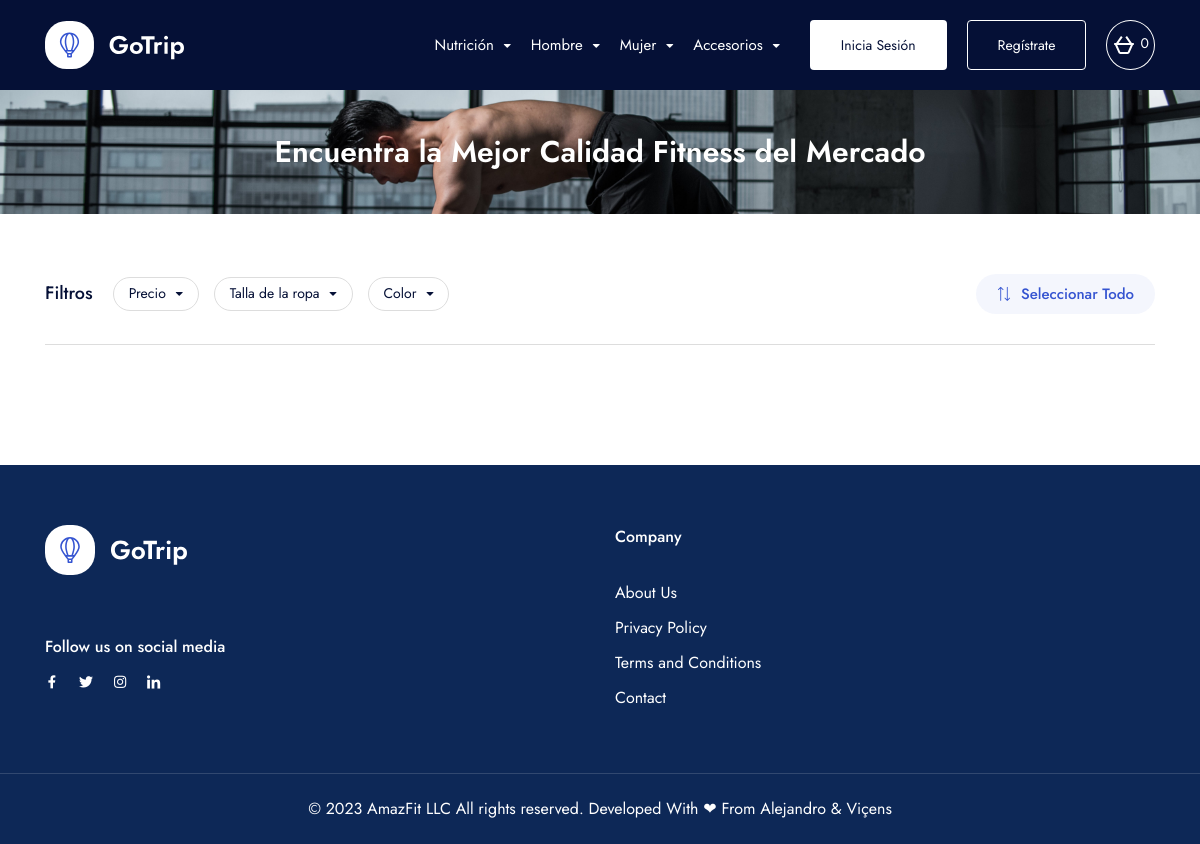
The app's page /BD204305407Z/categorias.php?nomCat=proteina, older data.
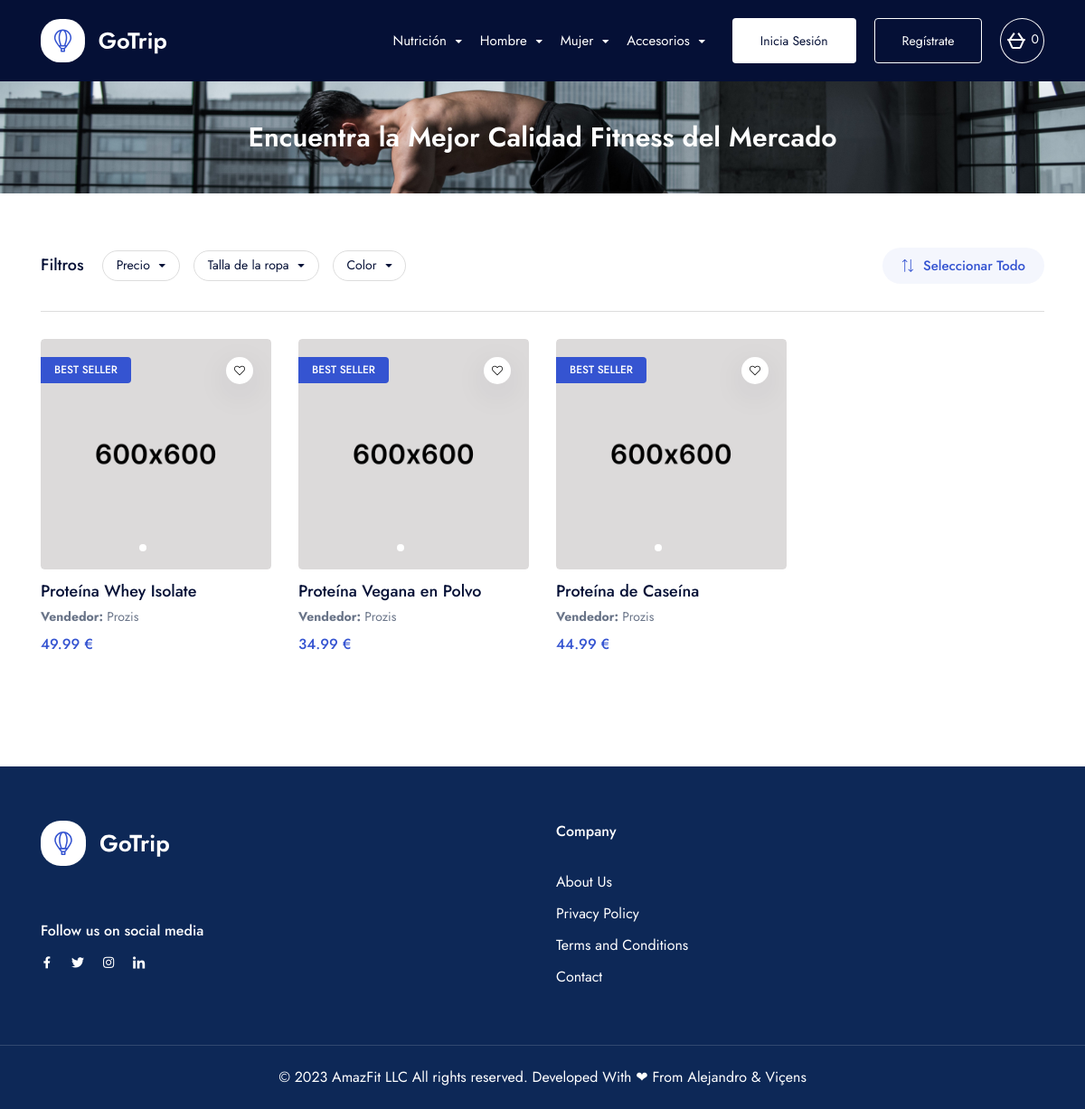
The same page, newer data.
### tables this page shows
CREATE TABLE Producto (
    idProducto INT (11) PRIMARY KEY AUTO_INCREMENT,
    nombre VARCHAR(100) NOT NULL,
    descripcion VARCHAR(255) NOT NULL,
    precio DECIMAL(10, 2) NOT NULL,
    descuento INT(3),
    stock INT NOT NULL,
    activo BOOLEAN NOT NULL,
    nombreCat VARCHAR(100) NOT NULL,
    FOREIGN KEY (nombreCat) REFERENCES Categoria(nombreCat)
);

CREATE TABLE UsuVen (
    emailVen VARCHAR(100) PRIMARY KEY,
    password VARCHAR(50) NOT NULL,
    nombre VARCHAR(50) NOT NULL,
    apellido VARCHAR(50) NULL,
    telefono INT(12) NOT NULL,
    cif VARCHAR(9) NOT NULL,
    direccion VARCHAR(255) NOT NULL
);

### conexion.php (called while the page is built, shortened)
<?php
function consultar($server, $user, $password, $query)
{
    $conexion = mysqli_connect($server, $user, $password) or die;
    $result = mysqli_query($conexion, $query) or die;
    return $result;
}

### BD204305407Z/categorias.php (the view, shortened to what this page needs)
<?php
if (isset($_GET['nomCat'])) {
  $nomCat = $_GET['nomCat'];
}
include('../conexion.php');
$num_cart = 0;
?>
<!DOCTYPE html>
<html lang="en" data-x="html" data-x-toggle="html-overflow-hidden">
<head>
  <link rel="stylesheet" href="../css/vendors.css">
  <link rel="stylesheet" href="../css/main.css">
</head>
<body>
  <main>
    <header data-add-bg="" class="header bg-dark-1 js-header" data-x="header" data-x-toggle="is-menu-opened">
      <div data-anim="fade" class="header__container container">
        <div class="row justify-between items-center">
          <div class="col-auto">
            <div class="d-flex items-center">
              <a href="../index.php" class="header-logo mr-20" data-x="header-logo" data-x-toggle="is-logo-dark">
                <img src="../img/general/logo-light.svg" alt="logo icon">
              </a>
            </div>
          </div>
          <div class="col-auto">
            <div class="d-flex items-center">
              <div class="header-menu " data-x="mobile-menu" data-x-toggle="is-menu-active">
                <div class="header-menu__content">
                  <div class="menu js-navList">
                    <ul class="menu__nav text-white -is-active">
                      <li class="menu-item-has-children">
                        <a data-barba href="">
                          <span class="mr-10">Nutrición</span>
                          <i class="icon icon-chevron-sm-down"></i>
                        </a>
                      </li>
                      <li class="menu-item-has-children">
                        <a data-barba href="">
                          <span class="mr-10">Hombre</span>
                          <i class="icon icon-chevron-sm-down"></i>
                        </a>
                      </li>
                      <li class="menu-item-has-children">
                        <a data-barba href="">
                          <span class="mr-10">Mujer</span>
                          <i class="icon icon-chevron-sm-down"></i>
                        </a>
                      </li>
                      <li class="menu-item-has-children">
                        <a data-barba href="">
                          <span class="mr-10">Accesorios</span>
                          <i class="icon icon-chevron-sm-down"></i>
                        </a>
                      </li>
                    </ul>
                  </div>
                </div>
              </div>
              <?php
              if (isset($_SESSION['user']) && !empty($_SESSION['user'])) {
                echo '<div class="ml-20"><a style="color: white;" href="client_dash.php" class="d-flex items-center icon-user text-inherit text-22"></a></div>';
              } else {
              ?>
                <div class="d-flex items-center ml-20 is-menu-opened-hide md:d-none">
                  <a href="login.php" class="button px-30 fw-400 text-14 -blue-1 bg-white h-50 text-dark-1">Inicia Sesión</a>
                  <a href="signup.php" class="button px-30 fw-400 text-14 border-white -blue-1 h-50 text-white ml-20">Regístrate</a>
                </div>
              <?php
              }
              ?>
              <a href="checkout.php" class="button px-5 fw-400 rounded-full text-14 border-white -blue-1 h-50 text-white ml-20" aria-label="Cesta">
                <span class="responsiveFlyoutBasket_icon_container">
                  <span class="responsiveFlyoutBasket_itemsCount badge" data-js-element="itemsCount" id="count_carrito">
                    <?= $num_cart ?>
                  </span>
                </span>
              </a>
            </div>
          </div>
        </div>
      </div>
    </header>
    <section class="section-bg pt-40 pb-40 relative z-5">
      <div class="section-bg__item col-12">
        <img src="../img/backgrounds/fitness.jpg" alt="image" class="w-full h-full object-cover">
      </div>
      <div class="container">
        <div class="row">
          <div class="col-12">
            <div class="text-center">
              <h1 class="text-30 fw-600 text-white">Encuentra la Mejor Calidad Fitness del Mercado</h1>
            </div>
          </div>
        </div>
      </div>
    </section>
    <section class="layout-pt-md layout-pb-lg">
      <div class="container">
        <div class="row y-gap-20 justify-between items-center">
          <div class="col-auto">
            <div class="row x-gap-20 y-gap-10 items-center">
              <div class="col-auto">
                <div class="text-18 fw-500">Filtros</div>
              </div>
              <div class="col-auto">
                <div class="row x-gap-15 y-gap-15">
                  <div class="col-auto">
                    <div class="dropdown js-dropdown js-price-active">
                      <div class="dropdown__button d-flex items-center text-14 rounded-100 border-light px-15 h-34" data-el-toggle=".js-price-toggle" data-el-toggle-active=".js-price-active">
                        <span class="js-dropdown-title">Precio</span>
                        <i class="icon icon-chevron-sm-down text-7 ml-10"></i>
                      </div>
                    </div>
                  </div>
                  <div class="col-auto">
                    <div class="dropdown js-dropdown js-amenities-active">
                      <div class="dropdown__button d-flex items-center text-14 rounded-100 border-light px-15 h-34" data-el-toggle=".js-amenities-toggle" data-el-toggle-active=".js-amenities-active">
                        <span class="js-dropdown-title">Talla de la ropa</span>
                        <i class="icon icon-chevron-sm-down text-7 ml-10"></i>
                      </div>
                    </div>
                  </div>
                  <div class="col-auto">
                    <div class="dropdown js-dropdown js-style-active">
                      <div class="dropdown__button d-flex items-center text-14 rounded-100 border-light px-15 h-34" data-el-toggle=".js-style-toggle" data-el-toggle-active=".js-style-active">
                        <span class="js-dropdown-title">Color</span>
                        <i class="icon icon-chevron-sm-down text-7 ml-10"></i>
                      </div>
                    </div>
                  </div>
                </div>
              </div>
            </div>
          </div>
          <div class="col-auto">
            <button class="button -blue-1 h-40 px-20 rounded-100 bg-blue-1-05 text-15 text-blue-1">
              <i class="icon-up-down text-14 mr-10"></i>
              Seleccionar Todo
            </button>
          </div>
        </div>
        <div class="border-top-light mt-30 mb-30"></div>
        <div class="row y-gap-30">
          <?php
          $productCount = 0;
          $product_query = "SELECT * FROM Producto WHERE nombreCat = '$nomCat' AND activo = 1";
          $result = consultar("localhost", "root", "", $product_query);
          while ($fila = mysqli_fetch_array($result)) :
            $productCount++;
            $isBestSeller = $productCount <= 3;
          ?>
            <div class="col-lg-3 col-sm-6">
              <a href="producto.php?producto=<?= $fila['idProducto'] ?>" class="hotelsCard -type-1 ">
                <div class="hotelsCard__image">
                  <div class="cardImage ratio ratio-1:1 rounded-4">
                    <div class="cardImage__content">
                      <div class="cardImage-slider rounded-4 overflow-hidden js-cardImage-slider">
                        <div class="swiper-wrapper">
                          <div class="swiper-slide">
                            <img class="col-12" src="../img/lists/hotel/2/2.png" alt="image">
                          </div>
                        </div>
                        <div class="cardImage-slider__pagination js-pagination"></div>
                      </div>
                    </div>
                    <div class="cardImage__wishlist">
                      <button class="button -blue-1 bg-white size-30 rounded-full shadow-2">
                        <i class="icon-heart text-12"></i>
                      </button>
                    </div>
                    <?php if ($isBestSeller) : ?>
                      <div class="cardImage__leftBadge">
                        <div class="py-5 px-15 rounded-right-4 text-12 lh-16 fw-500 uppercase bg-blue-1 text-white">
                          Best Seller
                        </div>
                      </div>
                    <?php endif; ?>
                  </div>
                </div>
                <div class="hotelsCard__content mt-10">
                  <h4 class="hotelsCard__title text-dark-1 text-18 lh-16 fw-500">
                    <span><?= $fila['nombre'] ?></span>
                  </h4>
                  <?php
                $idProd = $fila['idProducto'];
                $carac_query = "SELECT emailVen FROM Caracteristica WHERE idProducto = '$idProd' LIMIT 1";
                $result_carac = consultar("localhost", "root", "", $carac_query);
                $reg_carac = mysqli_fetch_array($result_carac);
                $emailVen = $reg_carac['emailVen'];
                  $ven_query = "SELECT nombre FROM UsuVen WHERE emailVen = '$emailVen'";
                  $result_ven = consultar("localhost", "root", "", $ven_query);
                  $reg = mysqli_fetch_array($result_ven);
                  ?>
                  <p class="text-light-1 lh-14 text-14 mt-5"> <b>Vendedor: </b> <?= $reg['nombre'] ?></p>
                  <div class="mt-5">
                    <div class="fw-500">
                      <span class="text-blue-1"><?= $fila['precio'] ?> €</span>
                    </div>
                  </div>
                </div>
              </a>
            </div>
          <?php
          endwhile;
          ?>
        </div>
      </div>
    </section>
  </main>
  <footer class="footer -type-2 bg-dark-2 text-white">
    <div class="container">
      <div class="pt-60 pb-60">
        <div class="row y-gap-40 justify-between xl:justify-center">
          <div class="col-xl-6 col-lg-6">
            <img src="../img/general/logo-light.svg" alt="image">
            <div class="mt-60">
              <h5 class="text-16 fw-500 mb-10">Follow us on social media</h5>
              <div class="d-flex x-gap-20 items-center">
                <a href="#"><i class="icon-facebook text-14"></i></a>
                <a href="#"><i class="icon-twitter text-14"></i></a>
                <a href="#"><i class="icon-instagram text-14"></i></a>
                <a href="#"><i class="icon-linkedin text-14"></i></a>
              </div>
            </div>
          </div>
          <div class="col-lg-6">
            <div class="col-lg-6 col-sm-6">
              <h5 class="text-16 fw-500 mb-30">Company</h5>
              <div class="d-flex y-gap-5 flex-column">
                <a href="#">About Us</a>
                <a href="#">Privacy Policy</a>
                <a href="#">Terms and Conditions</a>
                <a href="#">Contact</a>
              </div>
            </div>
          </div>
        </div>
      </div>
    </div>
    <div class="py-20 border-top-white-15">
      <div class="text-center items-center">
        © 2023 AmazFit LLC All rights reserved. Developed With ❤ From Alejandro & Viçens
      </div>
    </div>
  </footer>
</body>
</html>

### BD204305407Z/categorias.php (style rules this page uses)
body { display: flex; flex-direction: column; min-height: 100vh; }
main { flex: 1; }

Row changes from the older to the newer data that the page shows:
added producto: nombre "Proteína Whey Isolate", usuven.nombre "Prozis", precio "49.99"
added producto: nombre "Proteína Vegana en Polvo", usuven.nombre "Prozis", precio "34.99"
added producto: nombre "Proteína de Caseína", usuven.nombre "Prozis", precio "44.99"
